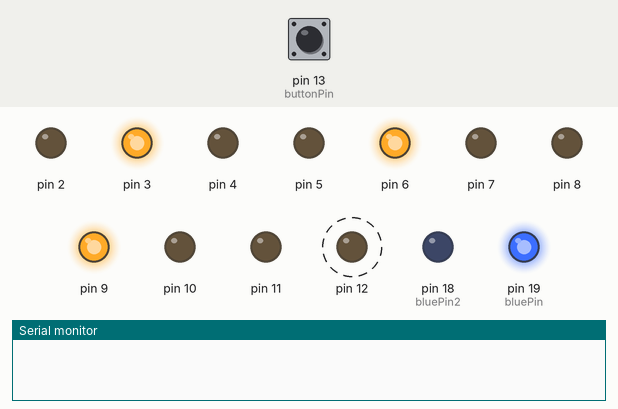
This sketch was run on a simulated Arduino Uno, built with avr-gcc and run on an emulated ATmega328P. Parts: output pins drawn as LEDs (lit = HIGH), the last lines printed to the serial monitor. Dashed ring = blinking. Inputs (shaded band) come from the test bench; at power-on: pin 13 (buttonPin) LOW. Random numbers use the default seed unless the sketch sets one.

Above: at 1.4 s.
1.5 s: pin 13 (buttonPin) pulled HIGH for 0.4 s
At 1.82 s:
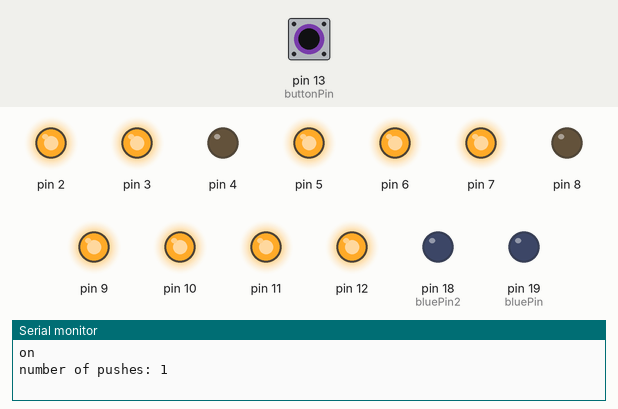
At 4.15 s:
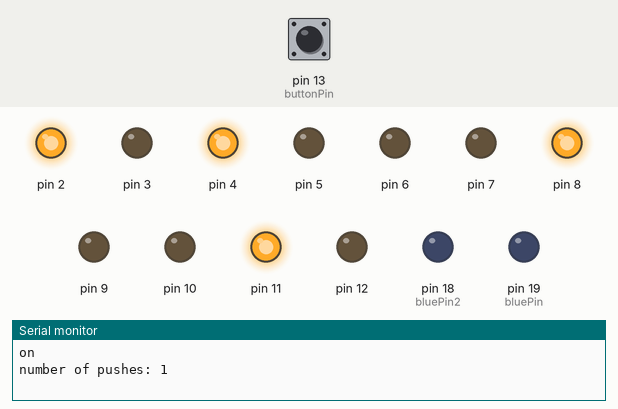
4.5 s: pin 13 (buttonPin) pulled HIGH for 1 s
At 7.3 s:
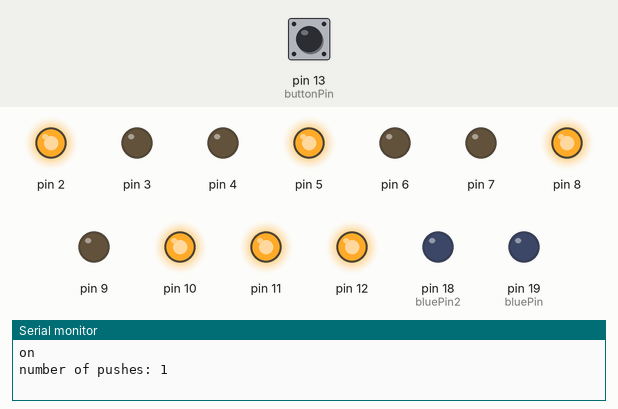
8.5 s: pin 13 (buttonPin) pulled HIGH for 0.4 s
At 11.35 s:
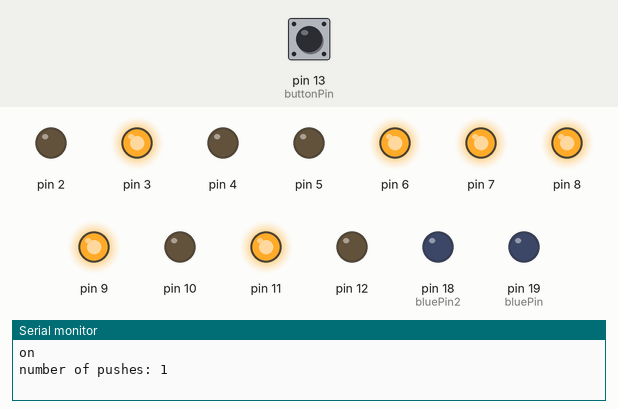
11.9 s: pin 13 (buttonPin) pulled HIGH for 3.2 s
18.0 s: pin 13 (buttonPin) pulled HIGH for 0.4 s
21.0 s: pin 13 (buttonPin) pulled HIGH for 1 s
Timing chart, 0 to 27.5 s (numbered marks = the images above; inputs shaded):
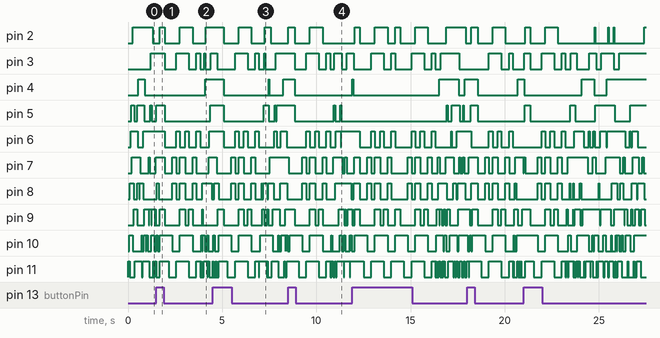

The sketch:

sketch_colorMatrix.ino
```cpp
const int  buttonPin = 13;    // the pin that the pushbutton is attached to
const int bluePin = 19;
const int bluePin2 = 18;

int buttonPushCounter = 0; //counter for the number of button presses
int buttonState = 0; //current state of the button
int lastButtonState = 0; //previous state of the button
void setup() {
  //LEDs
  pinMode(2, OUTPUT);
  pinMode(3, OUTPUT);
  pinMode(4, OUTPUT);
  pinMode(5, OUTPUT);
  pinMode(6, OUTPUT);
  pinMode(7, OUTPUT);
  pinMode(8, OUTPUT);
  pinMode(9, OUTPUT);
  pinMode(10, OUTPUT);
  pinMode(11, OUTPUT);
  pinMode(12, OUTPUT);

  pinMode(buttonPin, INPUT);
  pinMode(bluePin, OUTPUT);
  pinMode(bluePin2, OUTPUT);
  Serial.begin(9600);
}

void loop() {
  buttonState = digitalRead(buttonPin);
  if (buttonState != lastButtonState) {
    if (buttonState == HIGH) {
      buttonPushCounter++;
      Serial.println("on");
      Serial.print("number of pushes: ");
      Serial.print(buttonPushCounter);
    } else {
      Serial.println("off");
    }
    delay(50);
  }
  lastButtonState = buttonState;

  if (buttonPushCounter % 4 == 0) {
    digitalWrite(bluePin, HIGH);
  } else {
    digitalWrite(bluePin, LOW);
  }

  while (buttonState == HIGH) {
    digitalWrite(bluePin, LOW);
    digitalWrite(bluePin2, LOW);
    //LOL sequence
    //L
    buttonState = digitalRead(buttonPin);
    digitalWrite(2, HIGH);
    digitalWrite(9, HIGH);
    digitalWrite(10, HIGH);
    digitalWrite(11, HIGH);
    digitalWrite(12, HIGH);
    buttonState = digitalRead(buttonPin);

    delay(270);
    for (int i = 2; i < 13; i++) {
      digitalWrite(i, LOW);
    }

    //2
    buttonState = digitalRead(buttonPin);
    digitalWrite(10, HIGH);
    digitalWrite(11, HIGH);
    buttonState = digitalRead(buttonPin);

    delay(200);
    for (int i = 2; i < 13; i++) {
      digitalWrite(i, LOW);
    }
    //3.1
    buttonState = digitalRead(buttonPin);
    digitalWrite(10, HIGH);
    buttonState = digitalRead(buttonPin);

    delay(200);
    for (int i = 2; i < 13; i++) {
      digitalWrite(i, LOW);
    }

    //3.2
    buttonState = digitalRead(buttonPin);
    digitalWrite(12, HIGH);
    digitalWrite(8, HIGH);
    digitalWrite(7, HIGH);
    buttonState = digitalRead(buttonPin);

    delay(200);
    for (int i = 2; i < 13; i++) {
      digitalWrite(i, LOW);
    }

    //4
    buttonState = digitalRead(buttonPin);
    digitalWrite(3, HIGH);
    digitalWrite(6, HIGH);
    digitalWrite(11, HIGH);
    digitalWrite(12, HIGH);
    buttonState = digitalRead(buttonPin);

    delay(200);
    for (int i = 2; i < 13; i++) {
      digitalWrite(i, LOW);
    }

    //O
    buttonState = digitalRead(buttonPin);
    digitalWrite(2, HIGH);
    digitalWrite(3, HIGH);
    digitalWrite(7, HIGH);
    digitalWrite(8, HIGH);
    digitalWrite(9, HIGH);
    digitalWrite(10, HIGH);
    digitalWrite(11, HIGH);
    digitalWrite(12, HIGH);
    buttonState = digitalRead(buttonPin);

    delay(270);
    for (int i = 2; i < 13; i++) {
      digitalWrite(i, LOW);
    }

    //6
    buttonState = digitalRead(buttonPin);
    digitalWrite(2, HIGH);
    digitalWrite(3, HIGH);
    digitalWrite(6, HIGH);
    digitalWrite(11, HIGH);
    digitalWrite(10, HIGH);
    buttonState = digitalRead(buttonPin);

    delay(200);
    for (int i = 2; i < 13; i++) {
      digitalWrite(i, LOW);
    }

    //7.1
    buttonState = digitalRead(buttonPin);
    digitalWrite(2, HIGH);
    digitalWrite(9, HIGH);
    digitalWrite(10, HIGH);
    buttonState = digitalRead(buttonPin);

    delay(200);
    for (int i = 2; i < 13; i++) {
      digitalWrite(i, LOW);
    }
    //7.2
    buttonState = digitalRead(buttonPin);
    digitalWrite(7, HIGH);
    digitalWrite(8, HIGH);
    digitalWrite(12, HIGH);
    buttonState = digitalRead(buttonPin);

    delay(200);
    for (int i = 2; i < 13; i++) {
      digitalWrite(i, LOW);
    }

    //8
    buttonState = digitalRead(buttonPin);
    digitalWrite(3, HIGH);
    digitalWrite(6, HIGH);
    digitalWrite(11, HIGH);
    digitalWrite(12, HIGH);
    buttonState = digitalRead(buttonPin);

    delay(200);
    for (int i = 2; i < 13; i++) {
      digitalWrite(i, LOW);
    }
  }

  while (buttonState == LOW) {
    for (int i = 12; i >= 0; i--) {
      digitalWrite(random(i, 12), HIGH);
      delay(25);
      digitalWrite(random(i, 12), LOW);
      /*
      buttonState = digitalRead(buttonPin);
      digitalWrite(i, HIGH);
      digitalWrite(bluePin, HIGH);
      delay(5);
      digitalWrite(bluePin2, LOW);
             buttonState = digitalRead(buttonPin);
      delay(45);
      digitalWrite(i,LOW);
      digitalWrite(bluePin, LOW);
      delay(5);
      digitalWrite(bluePin2, HIGH);
      delay(45);
      */
    }
    buttonState = digitalRead(buttonPin);
  }
}
```

Measured:
- after the input at 1.5 s, pin 19 (bluePin): HIGH → LOW after 0.19 s
